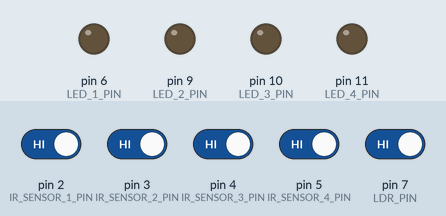
Simulated run of this sketch. Board: Arduino Uno, built with avr-gcc and run on an emulated ATmega328P. Parts: output pins drawn as LEDs (lit = HIGH). The inputs (shaded band) are chosen by the test bench; at power-on: pin 2 (IR_SENSOR_1_PIN), pin 3 (IR_SENSOR_2_PIN), pin 4 (IR_SENSOR_3_PIN), pin 5 (IR_SENSOR_4_PIN), pin 7 (LDR_PIN) HIGH.

Above: at 1.2 s.
1.3 s: pin 7 (LDR_PIN) driven LOW
At 2.2 s:
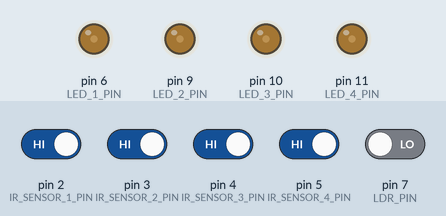
2.8 s: pin 2 (IR_SENSOR_1_PIN) driven LOW
At 3.3 s:
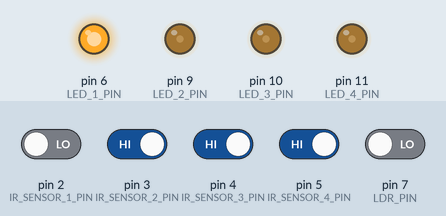
4.3 s: pin 3 (IR_SENSOR_2_PIN) driven LOW
At 5.5 s:
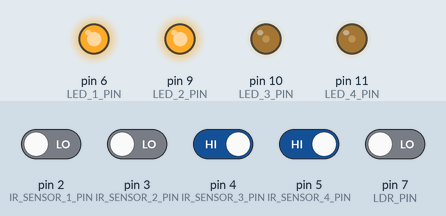
5.8 s: pin 4 (IR_SENSOR_3_PIN) driven LOW
At 6.8 s:
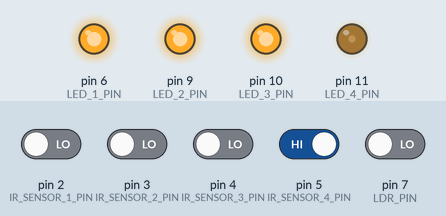
7.3 s: pin 5 (IR_SENSOR_4_PIN) driven LOW
At 7.9 s:
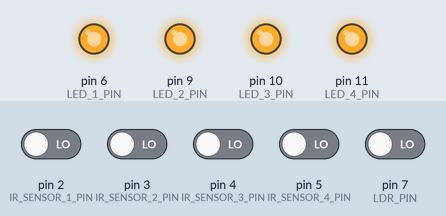
8.8 s: pin 2 (IR_SENSOR_1_PIN) driven HIGH
At 9.1 s:
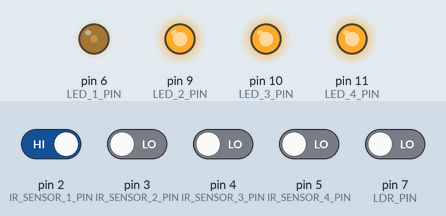
Timing chart, 0 to 11.3 s (numbered marks = the images above; inputs shaded):
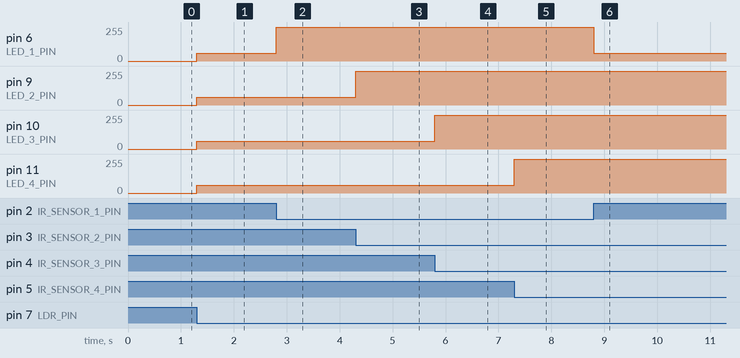

The sketch:

smart_street_light.ino
```cpp
const int LDR_PIN = 7;

const int IR_SENSOR_1_PIN = 2;
const int IR_SENSOR_2_PIN = 3;
const int IR_SENSOR_3_PIN = 4;
const int IR_SENSOR_4_PIN = 5;

const int LED_1_PIN = 6;
const int LED_2_PIN = 9;
const int LED_3_PIN = 10;
const int LED_4_PIN = 11;

const int DIM_BRIGHTNESS = 60;
const int FULL_BRIGHTNESS = 255;

void setup() {
  pinMode(LDR_PIN, INPUT);

  pinMode(IR_SENSOR_1_PIN, INPUT);
  pinMode(IR_SENSOR_2_PIN, INPUT);
  pinMode(IR_SENSOR_3_PIN, INPUT);
  pinMode(IR_SENSOR_4_PIN, INPUT);

  pinMode(LED_1_PIN, OUTPUT);
  pinMode(LED_2_PIN, OUTPUT);
  pinMode(LED_3_PIN, OUTPUT);
  pinMode(LED_4_PIN, OUTPUT);
}

void loop() {
  const bool isNight = digitalRead(LDR_PIN) == LOW;

  if (!isNight) {
    analogWrite(LED_1_PIN, 0);
    analogWrite(LED_2_PIN, 0);
    analogWrite(LED_3_PIN, 0);
    analogWrite(LED_4_PIN, 0);
    return;
  }

  analogWrite(LED_1_PIN, digitalRead(IR_SENSOR_1_PIN) == LOW ? FULL_BRIGHTNESS : DIM_BRIGHTNESS);
  analogWrite(LED_2_PIN, digitalRead(IR_SENSOR_2_PIN) == LOW ? FULL_BRIGHTNESS : DIM_BRIGHTNESS);
  analogWrite(LED_3_PIN, digitalRead(IR_SENSOR_3_PIN) == LOW ? FULL_BRIGHTNESS : DIM_BRIGHTNESS);
  analogWrite(LED_4_PIN, digitalRead(IR_SENSOR_4_PIN) == LOW ? FULL_BRIGHTNESS : DIM_BRIGHTNESS);
}
```

Measured:
- after the input at 1.3 s, pin 6 (LED_1_PIN), pin 9 (LED_2_PIN), pin 10 (LED_3_PIN), pin 11 (LED_4_PIN): 0/255 → 60/255 at once
- after the input at 2.8 s, pin 6 (LED_1_PIN): 60/255 → 255/255 at once
- after the input at 4.3 s, pin 9 (LED_2_PIN): 60/255 → 255/255 at once
- after the input at 5.8 s, pin 10 (LED_3_PIN): 60/255 → 255/255 at once
- after the input at 7.3 s, pin 11 (LED_4_PIN): 60/255 → 255/255 at once
- after the input at 8.8 s, pin 6 (LED_1_PIN): 255/255 → 60/255 at once
